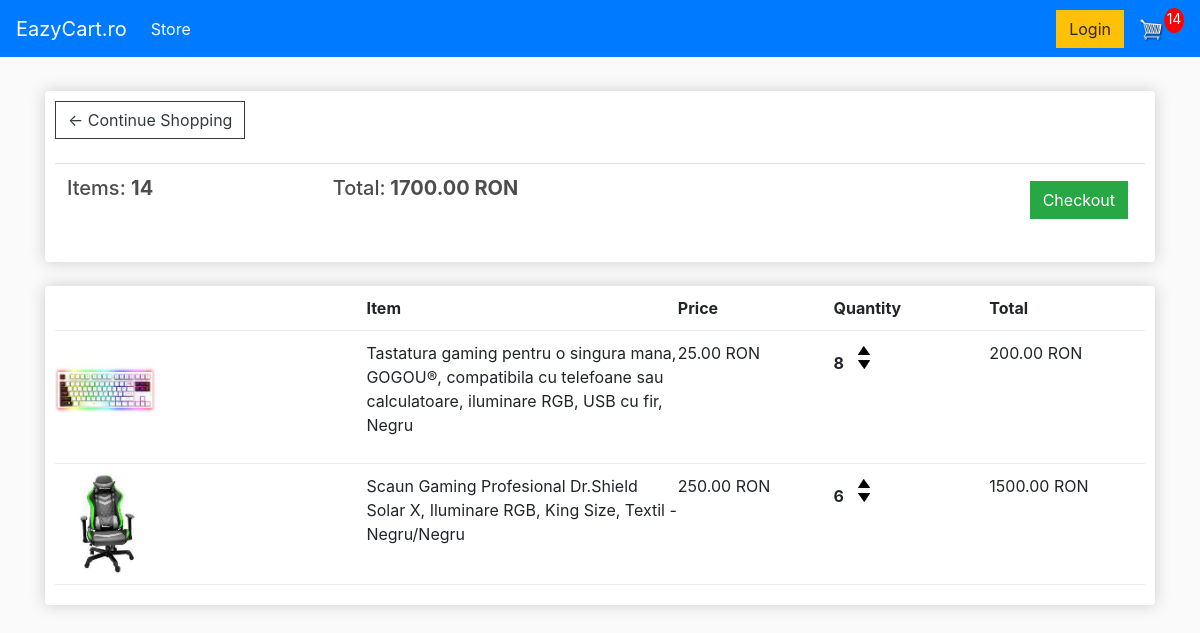
/cart/ (signed in), run on an earlier commit of the app's database.
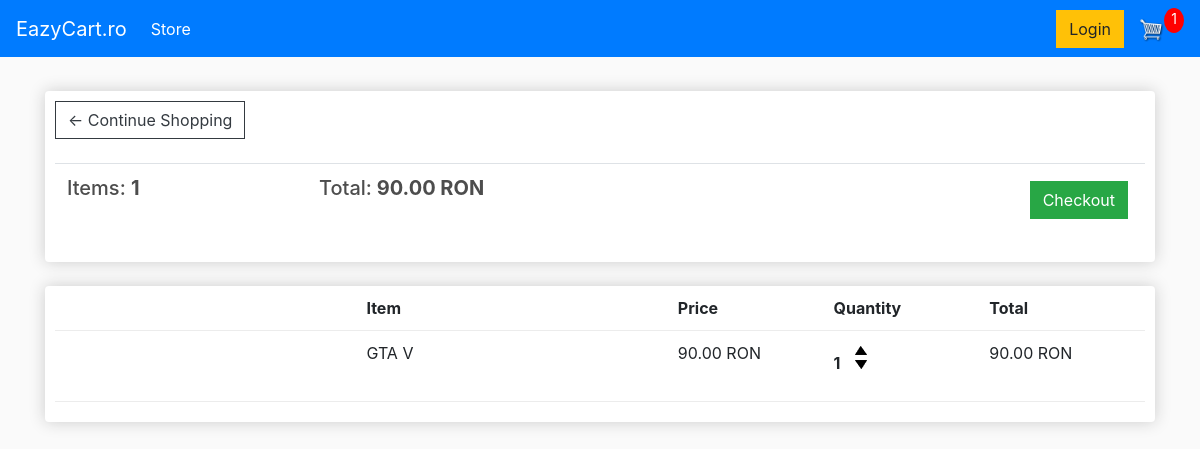
And on a later commit of the database.
### store/models.py (models this page shows, shortened)
class Order(models.Model):
    customer       = models.ForeignKey(Customer, on_delete=models.SET_NULL, null=True, blank=True)
    date_ordered   = models.DateTimeField(auto_now_add=True)
    complete       = models.BooleanField(default=False)
    transaction_id = models.CharField(max_length=200, null=True)
    @property
    def get_cart_total(self):
        orderitems=self.orderitem_set.all()
        total = sum([item.get_total for item in orderitems])
        return total
    @property
    def get_cart_items(self):
        orderitems=self.orderitem_set.all()
        total = sum([item.quantity for item in orderitems])
        return total

class OrderItem(models.Model):
    order     = models.ForeignKey(Order, on_delete=models.SET_NULL, null=True)
    product   = models.ForeignKey(Product, on_delete=models.SET_NULL, null=True)
    quantity  = models.IntegerField(default=0, null=True, blank=True)
    date_aded = models.DateTimeField(auto_now_add=True)
    @property
    def get_total(self):
        total=self.product.price * self.quantity
        return total

class Product(models.Model):
    name    = models.CharField(max_length=200)
    price   = models.FloatField()
    digital = models.BooleanField(default=False, null=True, blank=True)
    image=models.ImageField(null=True, blank=True)
    @property
    def imageURL(self):
        try :
            url=self.image.url
        except:
            url = ''
        return url

### store/views.py (the view)
# urls.py: path('cart/', views.cart, name="cart"),
def cart(request):
    if request.user.is_authenticated:
        customer = request.user.customer
        order, created = Order.objects.get_or_create(customer=customer, complete=False)
        items = order.orderitem_set.all()
        cartItems = order.get_cart_items
    else:
        items = []
        order = {'get_cart_total': 0, 'get_cart_items': 0, 'shipping':False}
        cartItems = order['get_cart_items']
    context = {'order': order, 'items': items, 'cartItems':cartItems }
    return render(request, 'store/cart.html', context)

### store/Templates/store/Cart.html
{% extends 'store/main.html' %}
{% load static %}
{% block content %}
    <div class="row">
        <div class="col-lg-12">
            <div class="box-element">
                <a class="btn btn-outline-dark" href="{% url 'store' %}">&#x2190; Continue Shopping</a>
                <br>
                <br>
                <table class="table">
                    <tr>
                        <th><h5>Items: <strong>{{ order.get_cart_items }}</strong></h5></th>
                        <th><h5>Total:<strong> {{ order.get_cart_total|floatformat:2 }} RON</strong></h5></th>
                        <th>
                            <a style="float:right; margin:5px;" class="btn btn-success" href="{% url 'checkout' %}">Checkout</a>
                        </th>
                    </tr>
                </table>
            </div>
            <br>
            <div class="box-element">
                <div class="cart-row">
                    <div style="flex:2"></div>
                    <div style="flex:2"><strong>Item</strong></div>
                    <div style="flex:1"><strong>Price</strong></div>
                    <div style="flex:1"><strong>Quantity</strong></div>
                    <div style="flex:1"><strong>Total</strong></div>
                </div>
                {% for item in items %}
                    {% with product=item.product %}
                        <div class="cart-row">
                            <div style="flex:2"><img class="row-image" src="{{ product.imageURL }}"></div>
                            <div style="flex:2"><p>{{ product.name }}</p></div>
                            <div style="flex:1"><p>{{ product.price|floatformat:2 }} RON</p></div>
                            <div style="flex:1">
                                <p class="quantity">{{ item.quantity }}</p>
                                <div class="quantity">
                                    <img data-product={{item.product.id}} data-action="add"  class="chg-quantity update-cart" src="{% static 'images/arrow-up.png' %}">
                                    <img data-product={{item.product.id}} data-action="remove"  class="chg-quantity update-cart" src="{% static 'images/arrow-down.png' %}">
                                </div>
                            </div>
                            <div style="flex:1"><p>{{ item.get_total|floatformat:2 }} RON</p></div>
                        </div>
                    {% endwith %}
                {% endfor %}
            </div>
        </div>
    </div>
{% endblock content %}

### store/Templates/store/Main.html (shortened to what this page needs)
<!DOCTYPE html>
{% load static %}
<html>
<head>
	<link rel="stylesheet" href="https://stackpath.bootstrapcdn.com/bootstrap/4.4.1/css/bootstrap.min.css">
	<link rel="stylesheet" type="text/css" href="{% static 'css/main.css' %}">
</head>
<body>
	<nav class="navbar navbar-expand-lg navbar-dark bg-primary">
	  <a class="navbar-brand" href="{% url 'store' %}">EazyCart.ro</a>
	  <div class="collapse navbar-collapse" id="navbarSupportedContent">
	    <ul class="navbar-nav mr-auto">
	      <li class="nav-item active">
	        <a class="nav-link" href="{% url 'store' %}">Store <span class="sr-only">(current)</span></a>
	      </li>
	    </ul>
	    <div class="form-inline my-2 my-lg-0">
	     	<a href="#"class="btn btn-warning">Login</a>
	     	<a href="{% url 'cart' %}">
	    		<img  id="cart-icon" src="{% static 'images/cart.png' %}">
	    	</a>
	    	<p id="cart-total">{{cartItems}}</p>
	    </div>
	  </div>
	</nav>
     <div class="container">
            <br>
            {% block content %}
            {% endblock content %}
         </div>
</body>
</html>

### static/css/main.css (style rules this page uses)
body { background-color: hsl(0, 0%, 98%); }
h1,h2,h3,h4,h5,h6 { color:hsl(0, 0%, 30%); }
.box-element { box-shadow:hsl(0, 0%, 80%) 0 0 16px; background-color: #fff; border-radius: 4px; padding: 10px; }
#cart-icon { width:25px; display: inline-block; margin-left: 15px; }
#cart-total { display: block; text-align: center; color:#fff; background-color: red; width: 20px; height: 25px; border-radius: 50%; font-size: 14px; }
.col-lg-4, .col-lg-6, .col-lg-8, .col-lg-12 { margin-top: 10px; }
.btn { border-radius: 0; }
.cart-row { display: flex; align-items: flex-stretch; padding-bottom: 10px; margin-bottom: 10px; border-bottom: 1px solid #ececec; }
.quantity { display: inline-block; font-weight: 700; padding-right:10px; }
.chg-quantity { width: 12px; cursor: pointer; display: block; margin-top: 5px; transition:.1s; }

What changed in the data, as far as the page shows it:
removed OrderItem: product.imageURL (picture), product.name "Tastatura gaming pentru o singura mana, GOGOU®, compatibila cu telefoane sau calculatoare, iluminare RGB, USB cu fir, Negru", product.price "25.00", quantity "8", get_total "200.00"
removed OrderItem: product.imageURL (picture), product.name "Scaun Gaming Profesional Dr.Shield Solar X, Iluminare RGB, King Size, Textil - Negru/Negru", product.price "250.00", quantity "6", get_total "1500.00"
computed for Order: get_cart_items "14" → "1"; get_cart_total "1700.00" → "90.00"
added OrderItem: product.name "GTA V", product.price "90.00", quantity "1", get_total "90.00"
Also different on the page:
{{ cartItems }}: "14" → "1"
